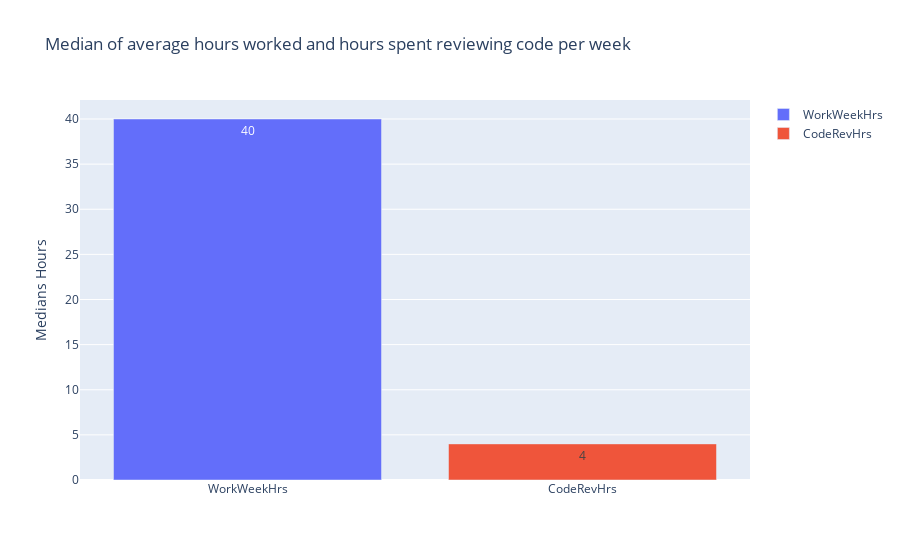

Source (notebook cell):
### Markdown cell above
The chart generated by the code below is an interactive Plotly chart but the screenshot of this graph is present just after (if the Plotly is not displayed).

### Code cell
# Creating a bar chart of median "WorkWeekHrs" and "CodeRevHrs" for the age group 30 to 35.as_integer_ratio

QUERY = """
SELECT WorkWeekHrs, CodeRevHrs
FROM master	
WHERE Age BETWEEN 30 AND 35
"""
df = pd.read_sql_query(QUERY,conn)

median_values = df[["WorkWeekHrs", "CodeRevHrs"]].median()
median_df = pd.DataFrame({
    "Metric": ["WorkWeekHrs", "CodeRevHrs"],
    "Median": median_values.values
})

px.bar(median_df, x="Metric", y="Median", text="Median", labels={"Median": "Medians Hours", "Metric": ""}, title="Median of average hours worked and hours spent reviewing code per week", color="Metric")

### Figure 1 — Plotly figure (JSON) as saved in the notebook; plotly's stock layout.template omitted (floating-point values rounded to 4 significant figures)
{"data": [{"alignmentgroup": "True", "hovertemplate": "=%{x}<br>Medians Hours=%{text}<extra></extra>", "legendgroup": "WorkWeekHrs", "marker": {"color": "#636efa", "pattern": {"shape": ""}}, "name": "WorkWeekHrs", "offsetgroup": "WorkWeekHrs", "orientation": "v", "showlegend": true, "text": [40], "textposition": "auto", "type": "bar", "x": ["WorkWeekHrs"], "xaxis": "x", "y": [40], "yaxis": "y"}, {"alignmentgroup": "True", "hovertemplate": "=%{x}<br>Medians Hours=%{text}<extra></extra>", "legendgroup": "CodeRevHrs", "marker": {"color": "#EF553B", "pattern": {"shape": ""}}, "name": "CodeRevHrs", "offsetgroup": "CodeRevHrs", "orientation": "v", "showlegend": true, "text": [4], "textposition": "auto", "type": "bar", "x": ["CodeRevHrs"], "xaxis": "x", "y": [4], "yaxis": "y"}], "layout": {"barmode": "relative", "legend": {"title": {"text": ""}, "tracegroupgap": 0}, "title": {"text": "Median of average hours worked and hours spent reviewing code per week"}, "xaxis": {"anchor": "y", "categoryarray": ["WorkWeekHrs", "CodeRevHrs"], "categoryorder": "array", "domain": [0, 1], "title": {"text": ""}}, "yaxis": {"anchor": "x", "domain": [0, 1], "title": {"text": "Medians Hours"}}}}
